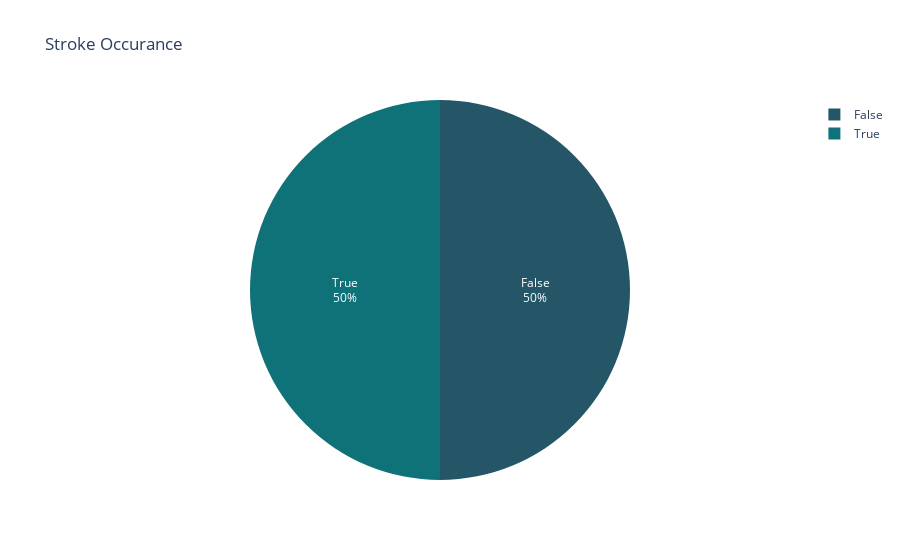

Source (notebook cell):
### Code cell
df = np.concatenate((df_0,df_1))

#create the balanced dataframe
df = pd.DataFrame(df)
df.columns = ['gender', 'age', 'hypertension', 'heart_disease', 'ever_married','work_type', 'Residence_type', 'avg_glucose_level', 'bmi','smoking_status', 'stroke']

# visualize balanced data 
stroke = dict(df['stroke'].value_counts())
fig = px.pie(names = ['False','True'],values = stroke.values(),title = 'Stroke Occurance',color_discrete_sequence=px.colors.sequential.Aggrnyl)
fig.update_traces(textposition='inside', textinfo='percent+label')

### Figure 1 — Plotly figure (JSON) as saved in the notebook; plotly's stock layout.template omitted (floating-point values rounded to 4 significant figures)
{"data": [{"domain": {"x": [0, 1], "y": [0, 1]}, "hovertemplate": "label=%{label}<br>value=%{value}<extra></extra>", "labels": ["False", "True"], "legendgroup": "", "name": "", "showlegend": true, "textinfo": "percent+label", "textposition": "inside", "type": "pie", "values": [3363, 3363]}], "layout": {"legend": {"tracegroupgap": 0}, "piecolorway": ["rgb(36, 86, 104)", "rgb(15, 114, 121)", "rgb(13, 143, 129)", "rgb(57, 171, 126)", "rgb(110, 197, 116)", "rgb(169, 220, 103)", "rgb(237, 239, 93)"], "title": {"text": "Stroke Occurance"}}}
